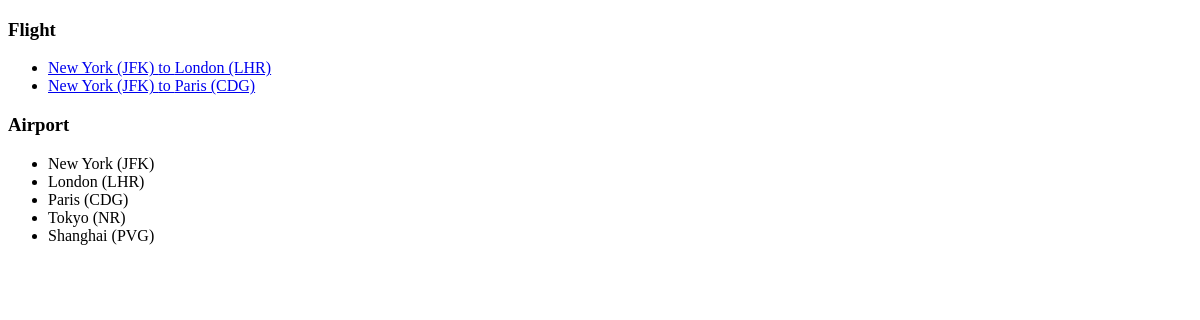
Page /flight/ on the earlier database version.
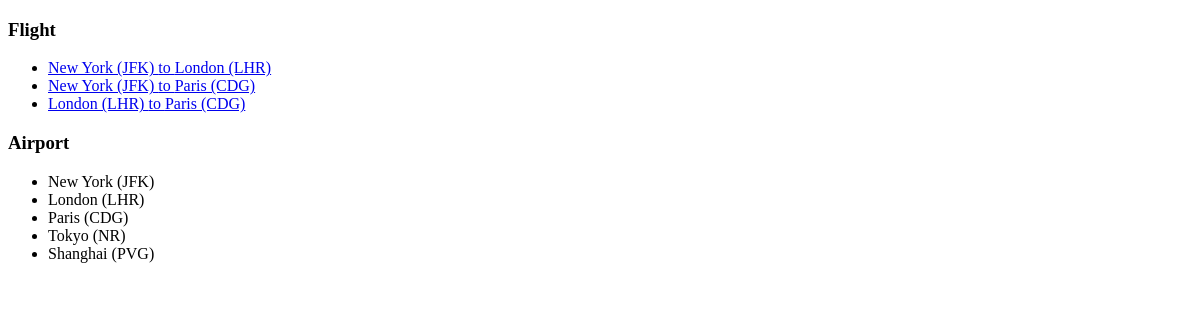
Same page on the later database version.
### flight/models.py (models this page shows, shortened)
class Flight(models.Model):
    origin = models.ForeignKey(Airport, on_delete=models.CASCADE, related_name="departures")
    destination = models.ForeignKey(Airport, on_delete=models.CASCADE, related_name="arrivals")
    duration = models.IntegerField()

class Airport(models.Model):
    code = models.CharField(max_length=10)
    city = models.CharField(max_length=10)
    def __str__(self):
        return f"{self.city} ({self.code})"

### flight/views.py (the view)
# urls.py: path("", views.index, name="index"),
def index(request):
    return render(request, "flight/index.html", {
        "flights": models.Flight.objects.all(),
        "airports": models.Airport.objects.all()
    })

### flight/templates/flight/index.html (shortened to what this page needs)
<!DOCTYPE html>
<html lang="en">
<head>
</head>
<body>
    <h3>Flight</h3>
    <ul>
        {% for flight in flights %}
            <li> <a href="{% url 'flights' flight_id=flight.id %}">{{flight.origin}} to {{flight.destination}} </a> </li>
        {% endfor %}
    </ul>
    <h3>Airport</h3>
    <ul>
        {% for airport in airports %}
            <li>{{airport.city}} ({{airport.code}})</li>
        {% endfor %}
    </ul>
</body>
</html>

Differences in the rows shown:
added Flight: origin "London (LHR)", destination "Paris (CDG)"
